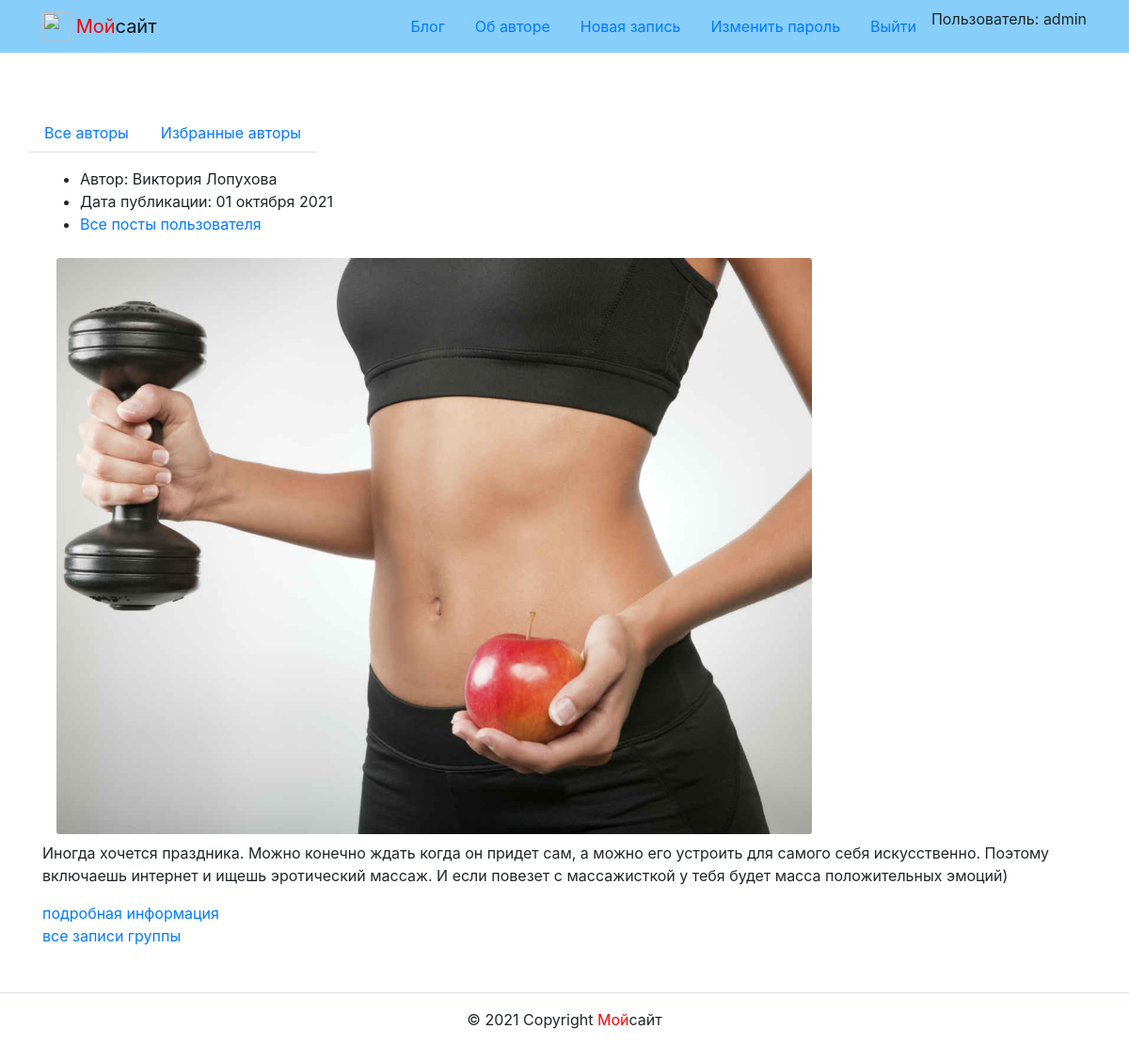
/follow/ (signed in), run on the app's committed database.
### home/models.py (models this page shows, shortened)
class Post(models.Model):
    text = models.TextField(
        verbose_name='Пост',
        help_text='Поле для ввода поста')
    pub_date = models.DateTimeField(
        auto_now_add=True,
        verbose_name='Дата публикации',
        help_text='Дата публикации')
    author = models.ForeignKey(
        User,
        on_delete=models.CASCADE,
        related_name='posts',
        verbose_name='Автор публикации',
        help_text='автор публикации')
    group = models.ForeignKey(
        Group,
        on_delete=models.SET_NULL,
        related_name='posts',
        blank=True, null=True,
        verbose_name='Группа постов',
        help_text='Поле для ввода группы постов')
    image = models.ImageField(
        'Картинка',
        upload_to='home/',
        blank=True,
        null=True,
        help_text='Загрузите картинку'
    )
    class Meta:
        ordering = ('-pub_date',)
        verbose_name = 'Пост'
        verbose_name_plural = 'Посты'

### home/views.py (the view)
# urls.py: path('follow/', views.follow_index, name='follow_index'),
@login_required
def follow_index(request):
    post_list = Post.objects.filter(author__following__user=request.user)
    paginator = Paginator(post_list, number_of_elements_in_page)
    page_number = request.GET.get('page')
    page_obj = paginator.get_page(page_number)
    context = {'page_obj': page_obj}
    return render(request, 'home/follow.html', context)

### core/context_processors/year.py (called while the page is built)
def year(request):
    return {'year': dt.datetime.now().year}

### templates/home/follow.html (shortened to what this page needs)
{% extends 'base.html' %}
{% block content %}
{% load thumbnail %}
  <div class="container py-5">
  {% include 'home/includes/switcher.html' %}
    {% for post in page_obj %}
      {% include 'home/includes/post_list.html' %}
      {% if post.group.slug %}
        <a href="{% url 'home:group_list' post.group.slug %}">все записи группы</a>
      {% endif %}
    {% endfor %}
 </div>
{% endblock %}

### templates/includes/header.html (shortened to what this page needs)
<header>
  <nav class="navbar navbar-light" style="background-color: lightskyblue">
    <div class="container">
      <a class="navbar-brand" href="{% url 'home:index' %}">
       {% load static %}
        <img src="{% static 'img/logo.png' %}" width="30" height="30" class="d-inline-block align-top" alt="">
        <span style="color:red">Мой</span>сайт
      </a>
      {% with request.resolver_match.view_name as view_name %}
      <ul class="nav nav-pills">
        <li class="nav-item">
          <a class="nav-link {% if view_name  == 'blog:list_of_scripts' %}active{% endif %}" href="{% url 'blog:list_of_scripts' %}">Блог</a>
        </li>
        <li class="nav-item">
          <a class="nav-link {% if view_name  == 'about:author' %}active{% endif %}" href="{% url 'about:author' %}">Об авторе</a>
        </li>
        {% if user.is_authenticated %}
        <li class="nav-item">
          <a class="nav-link" href="{% url 'home:post_create' %}">Новая запись</a>
        </li>
        <li class="nav-item">
          <a class="nav-link link-light" href="{% url 'users:password_change_form' %}">Изменить пароль</a>
        </li>
        <li class="nav-item">
          <a class="nav-link link-light" href="{% url 'users:logout' %}">Выйти</a>
        </li>
        <li>
          Пользователь: {{ user.username }}
        {% endif %}
      </ul>
      {% endwith %}
    </div>
  </nav>
</header>

### templates/home/includes/post_list.html
{% load thumbnail %}
<article>
  <ul>
    <li>
      Автор: {{ post.author.get_full_name }}
    </li>
    <li>
        Дата публикации: {{ post.pub_date|date:"d E Y" }}
    </li>
    <li>
        <a href="{% url 'home:profile' post.author.username %}">Все посты пользователя</a>
    </li>
    </ul>
    <aside class="col-12 col-md-9 col-md-9">
    {% thumbnail post.image "900x614" crop="center" upscale=True as im %}
          <img class="card-img my-2" src="{{ im.url }}">
          {% endthumbnail %}
         </aside>
    <p>{{ post.text | linebreaksbr }}</p>
  <a href="{% url 'home:post_detail' post.pk %}">подробная информация </a>
</article>

### data on the page
Post: author.get_full_name "Виктория Лопухова", pub_date "01 октября 2021", text "Иногда хочется праздника. Можно конечно ждать когда он придет сам, а можно его устроить для самого себя искусственно. Поэтому включаешь интернет и ищешь эротический массаж. И если повезет с массажисткой у тебя будет масса положительных эмоций)", shows "все записи группы"

### other printed values
{{ user.username }} "admin"
